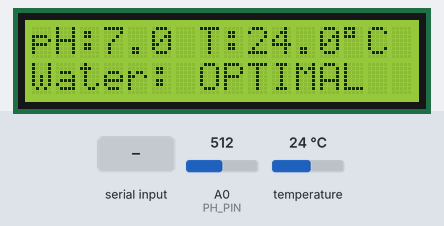
Bench run of a sketch on a simulated Arduino Nano, built with avr-gcc and run on an emulated ATmega328P. Parts: 16×2 character LCD. The inputs (shaded band) are chosen by the test bench; at power-on: A0 (PH_PIN) = 512, temperature 24 °C. EEPROM starts erased; what the sketch prints to the serial monitor is not drawn.

Above: at 3.0 s.
3.1 s: A0 (PH_PIN) set to 522
At 4.1 s:
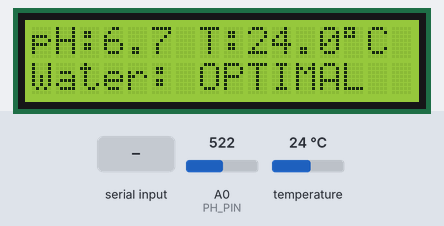
5.2 s: A0 (PH_PIN) set to 540
At 6.8 s:
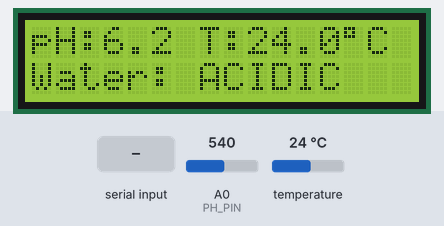
7.2 s: "CAL PH 7\n" received over Serial
At 8.2 s:
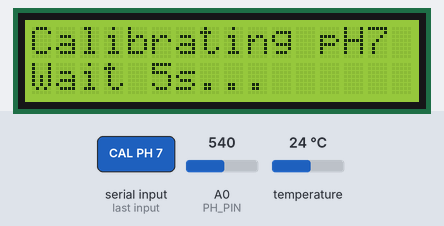
13.4 s: A0 (PH_PIN) set to 475
At 16.2 s:
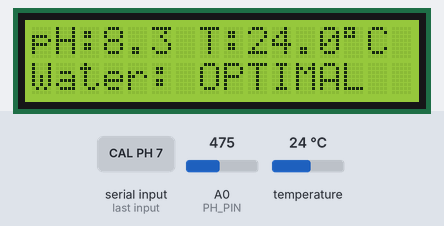
17.0 s: A0 (PH_PIN) set to 457
At 18.7 s:
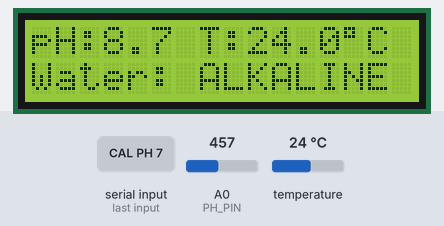
19.0 s: temperature set to 28 °C
At 20.5 s:
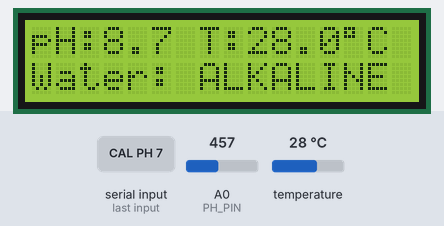
Timing chart, 0 to 22.0 s (numbered marks = the images above; inputs shaded):
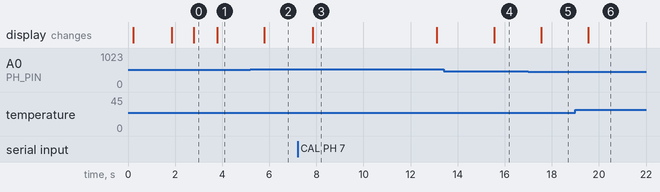

The sketch:

arduino.ino
```cpp
/*
 * ==============================================================================
 * AQUA·INTELLIGENCE — Arduino Nano Sensor Acquisition & Calibration Firmware
 * ==============================================================================
 * Microcontroller: Arduino Nano (ATmega328P, 5V, 16MHz)
 * Connected Peripherals:
 *   - Analog pH Sensor (DFRobot / generic probe) on Pin A0
 *   - Dallas DS18B20 1-Wire Digital Temperature Sensor on Pin D2
 *   - 16x2 I2C LCD Display (PCF8574 at address 0x27)
 *   - SoftwareSerial (TX: D4, RX: D3) to NodeMCU ESP8266 IoT Gateway
 *
 * Phase 6 Features:
 *   - Multi-point pH Calibration with standard buffer solutions (4.01, 6.86/7.0, 9.18)
 *   - Temperature compensation for pH electrode Nernst slope: S(T) = S_25 * (T_K / 298.15)
 *   - DS18B20 Calibration offset calibration against reference thermometer
 *   - Non-volatile EEPROM storage for calibration coefficients (persists reboots)
 *   - Noise-hardened Serial frame transmission with XOR checksum verification
 *   - Interactive Serial Monitor Calibration CLI (9600 baud)
 * ==============================================================================
 */

#include <Wire.h>
#include <LiquidCrystal_I2C.h>
#include <OneWire.h>
#include <DallasTemperature.h>
#include <SoftwareSerial.h>
#include <EEPROM.h>

// ------------------------------------------------------------------------------
// Pin Configuration
// ------------------------------------------------------------------------------
#define PH_PIN          A0
#define ONE_WIRE_BUS    2
#define RX_PIN          3
#define TX_PIN          4

// ------------------------------------------------------------------------------
// Hardware Objects
// ------------------------------------------------------------------------------
LiquidCrystal_I2C lcd27(0x27, 16, 2);
LiquidCrystal_I2C lcd3F(0x3F, 16, 2);
LiquidCrystal_I2C* activeLcd = &lcd27;
OneWire oneWire(ONE_WIRE_BUS);
DallasTemperature tempSensor(&oneWire);
SoftwareSerial espSerial(RX_PIN, TX_PIN); // RX on D3, TX on D4 -> connects to ESP8266 RX (D7)

// ------------------------------------------------------------------------------
// Non-Volatile Calibration Struct & EEPROM Configuration
// ------------------------------------------------------------------------------
#define EEPROM_MAGIC 0x4151 // 'AQ' in hex to verify valid calibration in EEPROM
#define EEPROM_ADDR  0

struct CalibrationData {
  uint16_t magic;
  float    ph_v_neutral;     // Voltage at pH 7.00 / 6.86 (typical 2.50V)
  float    ph_v_acid;        // Voltage at pH 4.01 (typical 3.04V)
  float    ph_v_alkaline;    // Voltage at pH 9.18 (typical 2.11V)
  float    ph_slope_acid;    // Volts per pH in acid region: (v_acid - v_neutral) / 3.0
  float    ph_slope_alk;     // Volts per pH in alk region: (v_neutral - v_alk) / 2.18
  float    temp_offset;      // Temperature offset in °C for DS18B20 calibration
};

CalibrationData cal;

// ------------------------------------------------------------------------------
// Runtime State
// ------------------------------------------------------------------------------
float currentPH = 7.00;
float currentTemp = 25.00;
unsigned long lcdTimer = 0;
unsigned long serialTimer = 0;
String cmdBuffer = "";

// ------------------------------------------------------------------------------
// Helper: Load or Initialize EEPROM Calibration
// ------------------------------------------------------------------------------
void loadCalibration() {
  EEPROM.get(EEPROM_ADDR, cal);
  if (cal.magic != EEPROM_MAGIC) {
    Serial.println(F("[CAL] No saved calibration found in EEPROM. Loading factory defaults."));
    cal.magic = EEPROM_MAGIC;
    cal.ph_v_neutral = 2.50;
    cal.ph_v_acid = 3.04;
    cal.ph_v_alkaline = 2.11;
    cal.ph_slope_acid = 0.180;
    cal.ph_slope_alk = 0.179;
    cal.temp_offset = 0.00;
    EEPROM.put(EEPROM_ADDR, cal);
  } else {
    Serial.println(F("[CAL] Successfully restored calibration coefficients from EEPROM."));
  }
}

void saveCalibration() {
  cal.magic = EEPROM_MAGIC;
  EEPROM.put(EEPROM_ADDR, cal);
  Serial.println(F("[CAL] Calibration coefficients successfully saved to EEPROM."));
}

// ------------------------------------------------------------------------------
// Helper: Clean Multi-Sample Analog Voltage Reading (removes noise/spikes)
// ------------------------------------------------------------------------------
float readAverageVoltage(int pin, int samples = 40) {
  long total = 0;
  for (int i = 0; i < samples; i++) {
    total += analogRead(pin);
    delay(3);
  }
  float avgAdc = (float)total / (float)samples;
  return avgAdc * (5.00 / 1023.0);
}

// ------------------------------------------------------------------------------
// Helper: Read Temperature with Calibration Offset
// ------------------------------------------------------------------------------
float readCalibratedTemperature() {
  tempSensor.requestTemperatures();
  float raw = tempSensor.getTempCByIndex(0);
  if (raw == DEVICE_DISCONNECTED_C) {
    return 25.0; // Fallback safe ambient default
  }
  return raw + cal.temp_offset;
}

// ------------------------------------------------------------------------------
// Helper: Temperature-Compensated Multi-Point pH Reading
// ------------------------------------------------------------------------------
float readCalibratedPH(float waterTempC) {
  float v = readAverageVoltage(PH_PIN);

  // Temperature compensation factor relative to 25°C standard (298.15K)
  float tempK = waterTempC + 273.15;
  float tempFactor = tempK / 298.15;

  float ph = 7.00;
  if (v >= cal.ph_v_neutral) {
    // Acidic domain (pH < 7.0) -> sensor voltage increases
    float slope = (cal.ph_slope_acid > 0.05) ? (cal.ph_slope_acid * tempFactor) : (0.180 * tempFactor);
    ph = 7.00 - ((v - cal.ph_v_neutral) / slope);
  } else {
    // Alkaline domain (pH > 7.0) -> sensor voltage decreases
    float slope = (cal.ph_slope_alk > 0.05) ? (cal.ph_slope_alk * tempFactor) : (0.179 * tempFactor);
    ph = 7.00 + ((cal.ph_v_neutral - v) / slope);
  }

  // Constrain to physical biological limits
  if (ph < 0.0) ph = 0.0;
  if (ph > 14.0) ph = 14.0;
  return ph;
}

// ------------------------------------------------------------------------------
// XOR Checksum Calculation for Serial Noise Immunity
// ------------------------------------------------------------------------------
uint8_t calculateChecksum(const String &str) {
  uint8_t cs = 0;
  for (unsigned int i = 0; i < str.length(); i++) {
    cs ^= (uint8_t)str.charAt(i);
  }
  return cs;
}

// ------------------------------------------------------------------------------
// Helper: Transmit Telemetry Frame to ESP8266 Gateway
// Format: DATA:<ph>,<temp>*<HEX_CHECKSUM>
// ------------------------------------------------------------------------------
void sendTelemetryToGateway(float ph, float temp) {
  char phBuf[10], tempBuf[10];
  dtostrf(ph, 4, 2, phBuf);
  dtostrf(temp, 4, 2, tempBuf);

  // Core payload
  String payload = String(phBuf) + "," + String(tempBuf);
  uint8_t cs = calculateChecksum(payload);

  char csHex[4];
  sprintf(csHex, "%02X", cs);

  // Transmit frame: DATA:<ph>,<temp>*<CS>
  String frame = "DATA:" + payload + "*" + String(csHex);
  espSerial.println(frame);
  Serial.println(frame); // Echo to USB Serial for host computer / gateway ingestion
}

// ------------------------------------------------------------------------------
// Calibration Commands CLI (Serial Monitor at 9600 baud)
// ------------------------------------------------------------------------------
void printCalibrationStatus() {
  Serial.println(F("\n================ CURRENT CALIBRATION STATUS ================"));
  Serial.print(F("pH 7.00 (Neutral) Reference V:  ")); Serial.print(cal.ph_v_neutral, 4); Serial.println(F(" V"));
  Serial.print(F("pH 4.01 (Acidic) Reference V:   ")); Serial.print(cal.ph_v_acid, 4); Serial.println(F(" V"));
  Serial.print(F("pH 9.18 (Alkaline) Reference V: ")); Serial.print(cal.ph_v_alkaline, 4); Serial.println(F(" V"));
  Serial.print(F("Acid Slope (V/pH):              ")); Serial.print(cal.ph_slope_acid, 4); Serial.println(F(" V/pH"));
  Serial.print(F("Alkaline Slope (V/pH):          ")); Serial.print(cal.ph_slope_alk, 4); Serial.println(F(" V/pH"));
  Serial.print(F("DS18B20 Temperature Offset:     ")); Serial.print(cal.temp_offset, 2); Serial.println(F(" °C"));
  Serial.println(F("============================================================\n"));
}

void processCliCommand(String cmd) {
  cmd.trim();
  cmd.toUpperCase();

  if (cmd == "CAL STATUS") {
    printCalibrationStatus();
  } else if (cmd == "CAL PH 7") {
    Serial.println(F("[CAL] Place probe in pH 6.86 / 7.00 buffer solution. Sampling 5 seconds..."));
    activeLcd->clear(); activeLcd->setCursor(0,0); activeLcd->print("Calibrating pH7"); activeLcd->setCursor(0,1); activeLcd->print("Wait 5s...");
    delay(5000);
    cal.ph_v_neutral = readAverageVoltage(PH_PIN, 50);
    // Recalculate slopes
    cal.ph_slope_acid = (cal.ph_v_acid - cal.ph_v_neutral) / 2.99;
    cal.ph_slope_alk  = (cal.ph_v_neutral - cal.ph_v_alkaline) / 2.18;
    saveCalibration();
    Serial.print(F("[CAL SUCCESS] New pH 7.00 Voltage: ")); Serial.print(cal.ph_v_neutral, 4); Serial.println(F(" V"));
    activeLcd->clear(); activeLcd->setCursor(0,0); activeLcd->print("pH7 Calibrated!"); delay(1500);
  } else if (cmd == "CAL PH 4") {
    Serial.println(F("[CAL] Place probe in pH 4.01 buffer solution. Sampling 5 seconds..."));
    activeLcd->clear(); activeLcd->setCursor(0,0); activeLcd->print("Calibrating pH4"); activeLcd->setCursor(0,1); activeLcd->print("Wait 5s...");
    delay(5000);
    cal.ph_v_acid = readAverageVoltage(PH_PIN, 50);
    cal.ph_slope_acid = (cal.ph_v_acid - cal.ph_v_neutral) / 2.99;
    saveCalibration();
    Serial.print(F("[CAL SUCCESS] New pH 4.01 Voltage: ")); Serial.print(cal.ph_v_acid, 4);
    Serial.print(F(" V | Slope: ")); Serial.println(cal.ph_slope_acid, 4);
    activeLcd->clear(); activeLcd->setCursor(0,0); activeLcd->print("pH4 Calibrated!"); delay(1500);
  } else if (cmd == "CAL PH 9") {
    Serial.println(F("[CAL] Place probe in pH 9.18 buffer solution. Sampling 5 seconds..."));
    activeLcd->clear(); activeLcd->setCursor(0,0); activeLcd->print("Calibrating pH9"); activeLcd->setCursor(0,1); activeLcd->print("Wait 5s...");
    delay(5000);
    cal.ph_v_alkaline = readAverageVoltage(PH_PIN, 50);
    cal.ph_slope_alk = (cal.ph_v_neutral - cal.ph_v_alkaline) / 2.18;
    saveCalibration();
    Serial.print(F("[CAL SUCCESS] New pH 9.18 Voltage: ")); Serial.print(cal.ph_v_alkaline, 4);
    Serial.print(F(" V | Slope: ")); Serial.println(cal.ph_slope_alk, 4);
    activeLcd->clear(); activeLcd->setCursor(0,0); activeLcd->print("pH9 Calibrated!"); delay(1500);
  } else if (cmd.startsWith("CAL TEMP ")) {
    float offset = cmd.substring(9).toFloat();
    cal.temp_offset = offset;
    saveCalibration();
    Serial.print(F("[CAL SUCCESS] DS18B20 offset set to: ")); Serial.print(offset, 2); Serial.println(F(" °C"));
  } else if (cmd == "CAL RESET") {
    cal.magic = 0xFFFF; // Invalidate EEPROM
    loadCalibration();
    Serial.println(F("[CAL] Factory calibration defaults restored."));
  } else if (cmd.length() > 0) {
    Serial.println(F("[CAL HELP] Available commands:"));
    Serial.println(F("  CAL STATUS        - Display active calibration data"));
    Serial.println(F("  CAL PH 7          - Calibrate with pH 7.00 / 6.86 buffer"));
    Serial.println(F("  CAL PH 4          - Calibrate with pH 4.01 buffer"));
    Serial.println(F("  CAL PH 9          - Calibrate with pH 9.18 buffer"));
    Serial.println(F("  CAL TEMP <offset> - Set DS18B20 calibration offset (e.g. CAL TEMP -0.3)"));
    Serial.println(F("  CAL RESET         - Revert to factory default calibration"));
  }
}

// ------------------------------------------------------------------------------
// LCD Display Update Routine
// ------------------------------------------------------------------------------
void updateLCD(float ph, float temp) {
  activeLcd->setCursor(0,0);
  activeLcd->print(F("pH:"));
  activeLcd->print(ph, 1);
  activeLcd->print(F(" "));
  activeLcd->print(F("T:"));
  activeLcd->print(temp, 1);
  activeLcd->print((char)223);
  activeLcd->print(F("C   "));

  activeLcd->setCursor(0,1);
  if (ph < 6.50) {
    activeLcd->print(F("Water: ACIDIC   "));
  } else if (ph > 8.50) {
    activeLcd->print(F("Water: ALKALINE "));
  } else {
    activeLcd->print(F("Water: OPTIMAL  "));
  }
}

// ------------------------------------------------------------------------------
// Setup Routine
// ------------------------------------------------------------------------------
void setup() {
  Serial.begin(9600);        // USB Debug & Calibration Console
  espSerial.begin(9600);     // SoftwareSerial Link to ESP8266 Gateway
  Wire.begin();

  // Comprehensive I2C bus scan across 1-127 to auto-detect any connected LCD or sensor
  int foundDevices = 0;
  byte detectedAddr = 0;
  for (byte addr = 1; addr < 127; addr++) {
    Wire.beginTransmission(addr);
    byte err = Wire.endTransmission();
    if (err == 0) {
      foundDevices++;
      detectedAddr = addr;
      Serial.print(F("[I2C SCAN] Active device detected at 0x"));
      if (addr < 16) Serial.print("0");
      Serial.println(addr, HEX);
      if (addr == 0x3F) {
        activeLcd = &lcd3F;
      } else {
        activeLcd = &lcd27;
      }
    }
  }

  if (foundDevices == 0) {
    activeLcd = &lcd27;
    Serial.println(F("[I2C WARNING] No I2C devices responded! Please verify:"));
    Serial.println(F("  1. LCD VCC -> Arduino Nano 5V"));
    Serial.println(F("  2. LCD GND -> Arduino Nano GND"));
    Serial.println(F("  3. LCD SDA -> Arduino Nano Pin A4"));
    Serial.println(F("  4. LCD SCL -> Arduino Nano Pin A5"));
    Serial.println(F("  5. Turn blue contrast knob on the back of LCD with a screwdriver if screen is blank."));
  } else {
    Serial.print(F("[I2C] Successfully linked 16x2 LCD on address 0x"));
    Serial.println(detectedAddr, HEX);
  }

  activeLcd->init();
  activeLcd->backlight();
  activeLcd->clear();
  activeLcd->setCursor(0,0); activeLcd->print(F("AquaIntelligence"));
  activeLcd->setCursor(0,1); activeLcd->print(F("System Init...  "));

  tempSensor.begin();
  loadCalibration();

  delay(1500);
  activeLcd->clear();
  Serial.println(F("[INIT] AquaIntelligence Arduino Nano Ready. Type 'CAL HELP' for calibration."));
}

// ------------------------------------------------------------------------------
// Main Execution Loop
// ------------------------------------------------------------------------------
void loop() {
  // 1. Process incoming CLI commands from Serial Monitor
  while (Serial.available()) {
    char c = (char)Serial.read();
    if (c == '\n' || c == '\r') {
      if (cmdBuffer.length() > 0) {
        processCliCommand(cmdBuffer);
        cmdBuffer = "";
      }
    } else {
      cmdBuffer += c;
    }
  }

  // 2. Continuous Sensor Sampling & Telemetry Push (every 1 second)
  unsigned long now = millis();
  if (now - serialTimer >= 1000) {
    serialTimer = now;

    currentTemp = readCalibratedTemperature();
    currentPH = readCalibratedPH(currentTemp);

    // Transmit noise-hardened frame to ESP8266
    sendTelemetryToGateway(currentPH, currentTemp);

    // Debug print to USB Serial Monitor
    Serial.print(F("[TELEM] pH: "));
    Serial.print(currentPH, 2);
    Serial.print(F(" | Temp: "));
    Serial.print(currentTemp, 2);
    Serial.println(F(" °C"));
  }

  // 3. Refresh 16x2 LCD (every 500ms)
  if (now - lcdTimer >= 500) {
    lcdTimer = now;
    updateLCD(currentPH, currentTemp);
  }
}
```

Measured:
- the behaviour switches between 529 and 530 on A0 (PH_PIN) (found by bisection; images 1 and 2)
- the behaviour switches between 466 and 465 on A0 (PH_PIN) (found by bisection; images 4 and 5)
- after the input at 3.1 s, the display: changes after 0.69 s (image 1)
- after the input at 5.2 s, the display: changes after 0.59 s (image 2)
- after the input at 7.2 s, the display: changes after 0.65 s (image 3)
- after the input at 13.4 s, the display: changes after 2.1 s (image 4)
- after the input at 17.0 s, the display: changes after 0.55 s (image 5)
- after the input at 19.0 s, the display: changes after 0.55 s (image 6)
